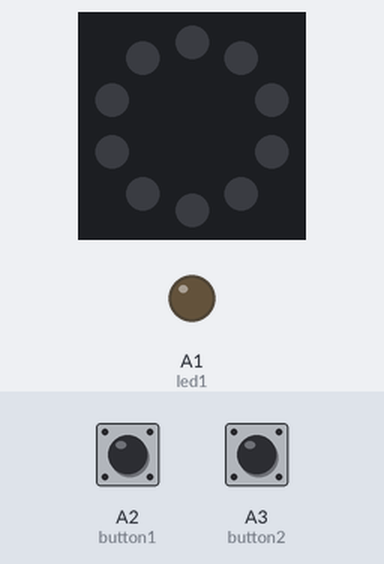
Recording of a program running on a simulated Circuit Playground running CircuitPython. On the bench: the board's ring of 10 RGB LEDs (number 0 left of the top, counting anticlockwise), output pins drawn as LEDs (lit = HIGH). The test bench sets the inputs (shaded band); at power-on: A2 (button1) HIGH, A3 (button2) HIGH. Dim RGB values are drawn brighter than linear; what the program prints to the serial console is not drawn.

Above: at 1.2 s.
1.3 s: A2 (button1) pulled LOW for 0.15 s
At 1.37 s:
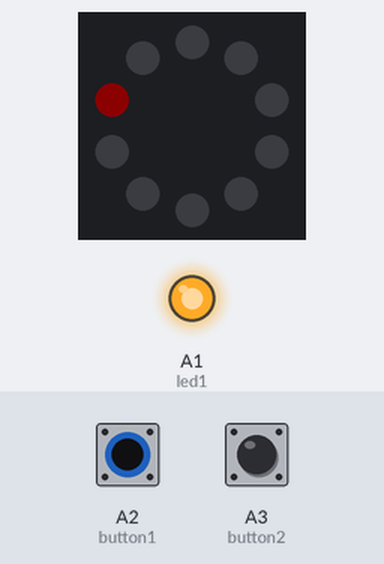
2.9 s: A2 (button1) pulled LOW for 3.2 s
At 6.4 s:
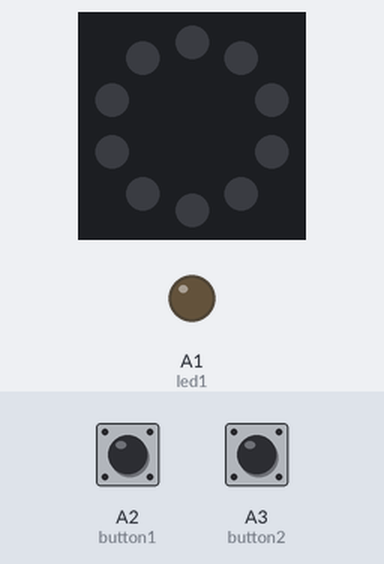
7.6 s: A3 (button2) pulled LOW for 1 s
At 8.8 s:
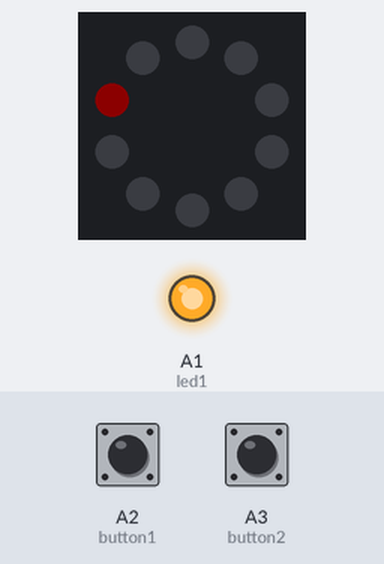
Timing chart, 0 to 11.1 s (numbered marks = the images above; inputs shaded):
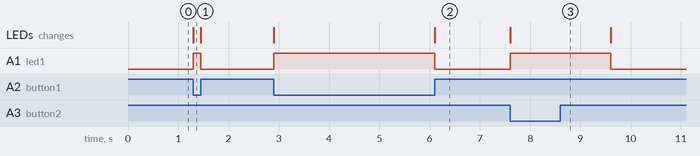

The program:

code.py
```python
"""
Respond to an external button on A2 or A3
"""

# libraries
import board
import digitalio
import time
from adafruit_circuitplayground import cp
from every.every import Timer

# globals
LIGHT_COLOR = ( 255, 0, 0 ) #( red, green, blue ) each 0-255
OFF = ( 0, 0, 0 )

# set up
# no setup for "touch"
cp.pixels.brightness = 0.05 # 0.0 to 1.0
cp.pixels[ 1 ] = OFF

led1 = digitalio.DigitalInOut(board.A1)
led1.switch_to_output()

button1 = digitalio.DigitalInOut(board.A2)
button1.switch_to_input(pull=digitalio.Pull.UP) # "open" is True

button2 = digitalio.DigitalInOut(board.A3)
button2.switch_to_input(pull=digitalio.Pull.UP) # "open" is True

# "if x'ed...
persisted_button2 = Timer(1.0)

print("digital control")

# loop
while True:

    # Start "still on"?
    # "closed" gives false, "open" gives true
    if not button2.value:
        # restart timer, i.e. "persist till"
        persisted_button2.start()
        cp.pixels[ 1 ] = LIGHT_COLOR
        led1.value = True

    # End of "still on"?
    # only once (each) at end of timer
    if persisted_button2():
        cp.pixels[ 1 ] = OFF
        led1.value = False

    # Only concern ourselves with button1 if button2 isn't still on
    # Because we use the same neo-pixel
    elif not persisted_button2.running:

        if not button1.value:
            cp.pixels[ 1 ] = LIGHT_COLOR
            led1.value = True
        else:
            cp.pixels[ 1 ] = OFF
            led1.value = False

    time.sleep(0.001) # allow reload
```

every.py
```python
'''
# Every
#
# Periodic actions, and "one-shot" timers
# and patterns of those.

from unrvl.every import Every

# setup periodics, patterns, timers
every_half_second = Every(0.5) # every 0.5 seconds
pattern1 = Every(1,0.1) # 1 second, then 0.1 second. pattern
in_two_seconds = Every(2, 0) # does not repeat, note the 0
tap_sequence = Every(1.0, 0.1, 1, 0.1, 0) # does not repeat, a pattern

# other setup
cp.detect_taps = 1
Off = (0,0,0)
tap_color = (0,10,30)

while (1):
    # on/off periods = 0.5 seconds.
    if every_half_second():
        cp.red_led = not cp.red_led # blink

    # on is 1 second, off is 0.1
    if pattern1():
        if pattern1.i==0:
            cp.pixels[0] = (30,0,10)
        else:
            cp.pixels[0] = Off

    # when something happens, turn on an led for 1 second
    if cp.tapped:
        cp.pixels[1] = tap_color
        # timers don't run till explicitly started
        tap_sequence.start # start it
    # when each step of that timer expires...
    if tap_sequence():
        # .i is the _next_ step: 1,2,3,..
        if tap_sequence.i % 2: # 1,0,1...
            cp.pixels[1] = Off
        else
            cp.pixels[1] = tap_color

'''

__version__ = "1.0"

import time

class Every(object):
    def __init__(self, *interval):
        # Make an instance.
        #   :interval in seconds

        self.running = True # modified by .interval=
        self.interval = interval
        # we pretend to start at last, for the immediate-expire case
        self.i = len(self.interval)-1
        self.last = time.monotonic() - interval[self.i] # start immediatly

    @property
    def interval(self):
        return self.__interval

    @interval.setter
    def interval(self,v):
        '''tolerate single value or tuple-pattern'''
        if isinstance(v,tuple):
            self.__interval = v
        elif isinstance(v, int) or isinstance(v, float):
            self.__interval = (v,) # allways tuples
        else:
            raise Exception(".interval must be a number or tuple")
        self.i=0
        self.last = time.monotonic() - self.interval[self.i] # start immediatly
        # timers (final 0) don't run till .start
        self.running = self.interval[-1] != 0
        return self

    def start(self):
        self.last = time.monotonic()
        self.running = True
        self.i=0
        return self

    def __call__(self):
        # true when the current interval expires
        now = time.monotonic()
        diff = now - self.last

        this_interval = self.interval[self.i]
        if (self.running and this_interval != 0 and diff >= this_interval):
            self.last = now
            last_interval = self.interval[self.i]
            self.i = (self.i + 1) % len(self.interval)
            next_interval = self.interval[self.i]
            if next_interval != 0:
                drift = diff % last_interval
                self.last -= drift
            else:
                self.running = False
            return True
        else:
            return False

class Timer(Every):
    # convenience for Every(a,b,0), i.e. one-shot
    def __init__(self, *interval):
        # add the ,0
        super().__init__( *( tuple(list(interval) + [0]) ))
```

Measured:
- after the input at 1.3 s, A1 (led1): LOW → HIGH at once, → LOW 0.15 s later; the LEDs: change at once (image 1)
- after the input at 2.9 s, A1 (led1): LOW → HIGH at once, → LOW 3.2 s later; the LEDs: first change at once (image 2 shows a later state)
- after the input at 7.6 s, A1 (led1): LOW → HIGH at once, → LOW 2.0 s later; the LEDs: change at once (image 3)
